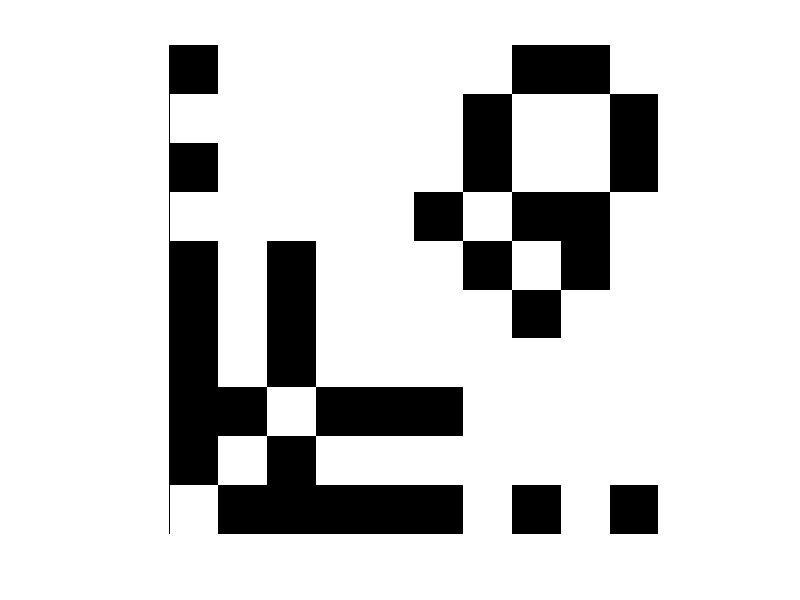

The MATLAB script that drew this image:
% 邻接矩阵
A = [
    0 1 1 1 1 1 0 1 0 1;
    1 0 1 0 0 0 0 0 0 0;
    1 1 0 1 1 1 0 0 0 0;
    1 0 1 0 0 0 0 0 0 0;
    1 0 1 0 0 0 0 1 0 0;
    1 0 1 0 0 0 1 0 1 0;
    0 0 0 0 0 1 0 1 1 0;
    1 0 0 0 0 0 1 0 0 1;
    0 0 0 0 0 0 1 0 0 1;
    1 0 0 0 0 0 0 1 1 0
];

figure;
% 用 imagesc 绘图
imagesc(A);
% 定义 0→白，1→黑 的 colormap
colormap([1 1 1;   % 0 对应白
          0 0 0]); % 1 对应黑
% 保持长宽比一致，去掉坐标轴
axis equal tight off
% 把第 1 行放到图的最上面（可选，看你习惯）
set(gca,'YDir','normal')
